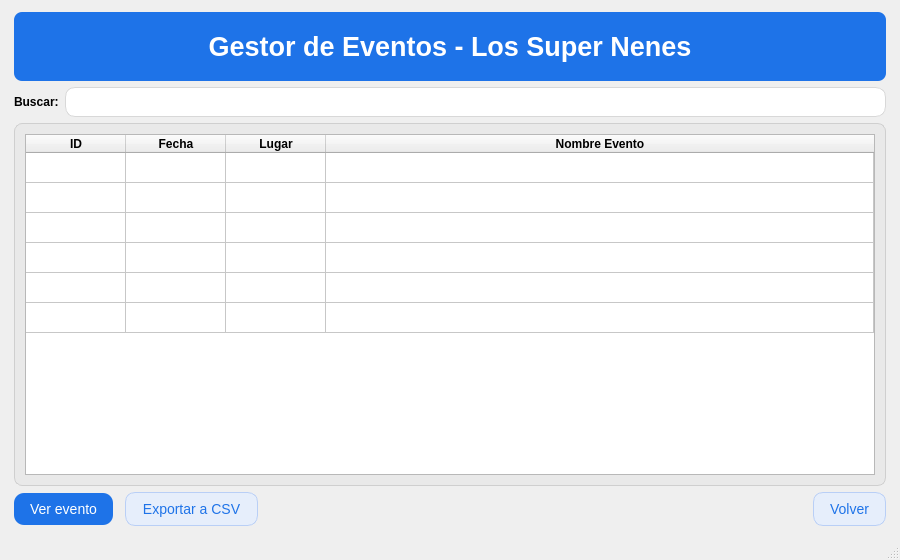
<?xml version="1.0" encoding="UTF-8"?>
<ui version="4.0">
 <class>EventosListado</class>
 <widget class="QMainWindow" name="EventosListado">
  <property name="geometry">
   <rect>
    <x>0</x>
    <y>0</y>
    <width>900</width>
    <height>560</height>
   </rect>
  </property>
  <property name="windowTitle">
   <string>Gestor de Eventos - Los Super Nenes</string>
  </property>
  <widget class="QWidget" name="centralwidget">
   <layout class="QVBoxLayout" name="vlMain">
    <property name="leftMargin">
     <number>14</number>
    </property>
    <property name="topMargin">
     <number>12</number>
    </property>
    <property name="rightMargin">
     <number>14</number>
    </property>
    <property name="bottomMargin">
     <number>12</number>
    </property>
    <item>
     <widget class="QFrame" name="header">
      <property name="styleSheet">
       <string notr="true">QFrame#header{background:#1E73E8; border-radius:8px; padding:10px 14px;}
QLabel#titulo{color:white; font-size:20pt; font-weight:600;}</string>
      </property>
      <layout class="QHBoxLayout" name="hlHeader">
       <item>
        <widget class="QLabel" name="titulo">
         <property name="layoutDirection">
          <enum>Qt::LeftToRight</enum>
         </property>
         <property name="text">
          <string>Gestor de Eventos - Los Super Nenes</string>
         </property>
         <property name="alignment">
          <set>Qt::AlignCenter</set>
         </property>
        </widget>
       </item>
      </layout>
     </widget>
    </item>
    <item>
     <layout class="QHBoxLayout" name="hlSearch">
      <item>
       <widget class="QLabel" name="lblBuscar">
        <property name="font">
         <font>
          <weight>75</weight>
          <bold>true</bold>
         </font>
        </property>
        <property name="text">
         <string>Buscar:</string>
        </property>
       </widget>
      </item>
      <item>
       <widget class="QLineEdit" name="leBuscar">
        <property name="styleSheet">
         <string notr="true">QLineEdit{background:white; border:1px solid #d8d8d8; border-radius:10px; padding:6px;}</string>
        </property>
       </widget>
      </item>
     </layout>
    </item>
    <item>
     <widget class="QFrame" name="frameTabla">
      <property name="styleSheet">
       <string notr="true">QFrame#frameTabla{background:#e9e9e9; border:1px solid #cfcfcf; border-radius:8px;}</string>
      </property>
      <layout class="QVBoxLayout" name="vlTabla">
       <property name="leftMargin">
        <number>10</number>
       </property>
       <property name="topMargin">
        <number>10</number>
       </property>
       <property name="rightMargin">
        <number>10</number>
       </property>
       <property name="bottomMargin">
        <number>10</number>
       </property>
       <item>
        <widget class="QTableWidget" name="tablaEventos">
         <property name="rowCount">
          <number>6</number>
         </property>
         <property name="columnCount">
          <number>4</number>
         </property>
         <attribute name="horizontalHeaderVisible">
          <bool>true</bool>
         </attribute>
         <attribute name="horizontalHeaderStretchLastSection">
          <bool>true</bool>
         </attribute>
         <attribute name="verticalHeaderVisible">
          <bool>false</bool>
         </attribute>
         <row/>
         <row/>
         <row/>
         <row/>
         <row/>
         <row/>
         <column>
          <property name="text">
           <string>ID</string>
          </property>
          <property name="font">
           <font>
            <weight>75</weight>
            <bold>true</bold>
           </font>
          </property>
         </column>
         <column>
          <property name="text">
           <string>Fecha</string>
          </property>
          <property name="font">
           <font>
            <weight>75</weight>
            <bold>true</bold>
           </font>
          </property>
         </column>
         <column>
          <property name="text">
           <string>Lugar</string>
          </property>
          <property name="font">
           <font>
            <weight>75</weight>
            <bold>true</bold>
           </font>
          </property>
         </column>
         <column>
          <property name="text">
           <string>Nombre Evento</string>
          </property>
          <property name="font">
           <font>
            <weight>75</weight>
            <bold>true</bold>
           </font>
          </property>
         </column>
        </widget>
       </item>
      </layout>
     </widget>
    </item>
    <item>
     <layout class="QHBoxLayout" name="hlButtons">
      <property name="spacing">
       <number>12</number>
      </property>
      <item>
       <widget class="QPushButton" name="btnVerEvento">
        <property name="styleSheet">
         <string notr="true">QPushButton{background:#1E73E8; color:white; font-size:10.5pt; border-radius:10px; padding:8px 16px;} QPushButton:hover{background:#155FA1;} QPushButton:pressed{background:#134F84;}</string>
        </property>
        <property name="text">
         <string>Ver evento</string>
        </property>
       </widget>
      </item>
      <item>
       <widget class="QPushButton" name="btnExportarCSV">
        <property name="styleSheet">
         <string notr="true">QPushButton{background:#e6eefb; color:#1E73E8; font-size:10.5pt; border:1px solid #b9cff6; border-radius:10px; padding:8px 16px;} QPushButton:hover{background:#d9e7fb;} QPushButton:pressed{background:#c9dcf7;}</string>
        </property>
        <property name="text">
         <string>Exportar a CSV</string>
        </property>
       </widget>
      </item>
      <item>
       <spacer name="spacerBottom">
        <property name="orientation">
         <enum>Qt::Horizontal</enum>
        </property>
        <property name="sizeHint" stdset="0">
         <size>
          <width>40</width>
          <height>20</height>
         </size>
        </property>
       </spacer>
      </item>
      <item>
       <widget class="QPushButton" name="btnVolver">
        <property name="styleSheet">
         <string notr="true">QPushButton{background:#e6eefb; color:#1E73E8; font-size:10.5pt; border:1px solid #b9cff6; border-radius:10px; padding:8px 16px;} QPushButton:hover{background:#d9e7fb;} QPushButton:pressed{background:#c9dcf7;}</string>
        </property>
        <property name="text">
         <string>Volver</string>
        </property>
       </widget>
      </item>
     </layout>
    </item>
   </layout>
  </widget>
  <widget class="QStatusBar" name="statusbar"/>
 </widget>
 <resources/>
 <connections/>
</ui>
